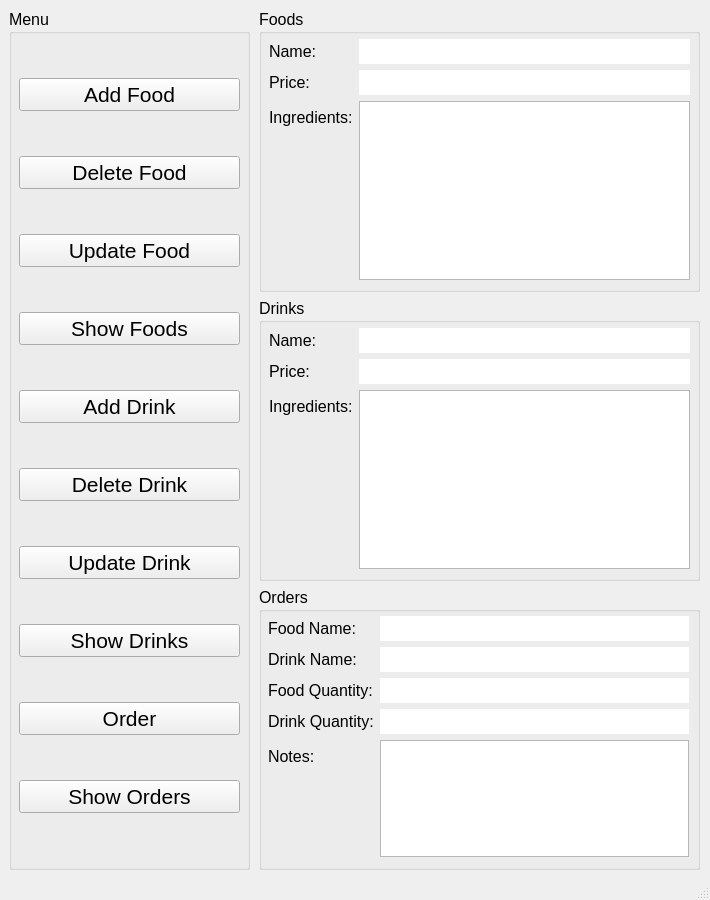
<?xml version="1.0" encoding="UTF-8"?>
<ui version="4.0">
 <class>MainWindow</class>
 <widget class="QMainWindow" name="MainWindow">
  <property name="geometry">
   <rect>
    <x>0</x>
    <y>0</y>
    <width>710</width>
    <height>900</height>
   </rect>
  </property>
  <property name="minimumSize">
   <size>
    <width>710</width>
    <height>900</height>
   </size>
  </property>
  <property name="maximumSize">
   <size>
    <width>710</width>
    <height>900</height>
   </size>
  </property>
  <property name="font">
   <font>
    <pointsize>12</pointsize>
   </font>
  </property>
  <property name="windowTitle">
   <string>WELCOME TO RESTAURANT MANAGEMENT SYSTEM</string>
  </property>
  <widget class="QWidget" name="centralwidget">
   <widget class="QGroupBox" name="groupBox">
    <property name="geometry">
     <rect>
      <x>9</x>
      <y>9</y>
      <width>241</width>
      <height>861</height>
     </rect>
    </property>
    <property name="font">
     <font>
      <pointsize>12</pointsize>
     </font>
    </property>
    <property name="title">
     <string>Menu</string>
    </property>
    <widget class="QWidget" name="layoutWidget">
     <property name="geometry">
      <rect>
       <x>10</x>
       <y>30</y>
       <width>221</width>
       <height>821</height>
      </rect>
     </property>
     <layout class="QVBoxLayout" name="verticalLayout">
      <item>
       <widget class="QPushButton" name="btn_addFood">
        <property name="font">
         <font>
          <pointsize>16</pointsize>
         </font>
        </property>
        <property name="text">
         <string>Add Food</string>
        </property>
       </widget>
      </item>
      <item>
       <widget class="QPushButton" name="btn_deleteFood">
        <property name="font">
         <font>
          <pointsize>16</pointsize>
         </font>
        </property>
        <property name="text">
         <string>Delete Food</string>
        </property>
       </widget>
      </item>
      <item>
       <widget class="QPushButton" name="btn_updateFood">
        <property name="font">
         <font>
          <pointsize>16</pointsize>
         </font>
        </property>
        <property name="text">
         <string>Update Food</string>
        </property>
       </widget>
      </item>
      <item>
       <widget class="QPushButton" name="btn_showFoods">
        <property name="font">
         <font>
          <pointsize>16</pointsize>
         </font>
        </property>
        <property name="text">
         <string>Show Foods</string>
        </property>
       </widget>
      </item>
      <item>
       <widget class="QPushButton" name="btn_addDrink">
        <property name="font">
         <font>
          <pointsize>16</pointsize>
         </font>
        </property>
        <property name="text">
         <string>Add Drink</string>
        </property>
       </widget>
      </item>
      <item>
       <widget class="QPushButton" name="btn_deleteDrink">
        <property name="font">
         <font>
          <pointsize>16</pointsize>
         </font>
        </property>
        <property name="text">
         <string>Delete Drink</string>
        </property>
       </widget>
      </item>
      <item>
       <widget class="QPushButton" name="btn_updateDrink">
        <property name="font">
         <font>
          <pointsize>16</pointsize>
         </font>
        </property>
        <property name="text">
         <string>Update Drink</string>
        </property>
       </widget>
      </item>
      <item>
       <widget class="QPushButton" name="btn_showDrinks">
        <property name="font">
         <font>
          <pointsize>16</pointsize>
         </font>
        </property>
        <property name="text">
         <string>Show Drinks</string>
        </property>
       </widget>
      </item>
      <item>
       <widget class="QPushButton" name="btn_order">
        <property name="font">
         <font>
          <pointsize>16</pointsize>
         </font>
        </property>
        <property name="text">
         <string>Order</string>
        </property>
       </widget>
      </item>
      <item>
       <widget class="QPushButton" name="btn_showOrders">
        <property name="font">
         <font>
          <pointsize>16</pointsize>
         </font>
        </property>
        <property name="text">
         <string>Show Orders</string>
        </property>
       </widget>
      </item>
     </layout>
    </widget>
   </widget>
   <widget class="QWidget" name="verticalLayoutWidget">
    <property name="geometry">
     <rect>
      <x>259</x>
      <y>9</y>
      <width>441</width>
      <height>861</height>
     </rect>
    </property>
    <layout class="QVBoxLayout" name="verticalLayout_2">
     <item>
      <widget class="QGroupBox" name="groupBox_2">
       <property name="sizePolicy">
        <sizepolicy hsizetype="Preferred" vsizetype="Expanding">
         <horstretch>0</horstretch>
         <verstretch>0</verstretch>
        </sizepolicy>
       </property>
       <property name="title">
        <string>Foods</string>
       </property>
       <widget class="QWidget" name="formLayoutWidget">
        <property name="geometry">
         <rect>
          <x>10</x>
          <y>30</y>
          <width>421</width>
          <height>241</height>
         </rect>
        </property>
        <layout class="QFormLayout" name="formLayout">
         <item row="0" column="0">
          <widget class="QLabel" name="label">
           <property name="text">
            <string>Name:</string>
           </property>
          </widget>
         </item>
         <item row="0" column="1">
          <widget class="QLineEdit" name="name_food">
           <property name="frame">
            <bool>false</bool>
           </property>
          </widget>
         </item>
         <item row="1" column="0">
          <widget class="QLabel" name="label_2">
           <property name="text">
            <string>Price:</string>
           </property>
          </widget>
         </item>
         <item row="1" column="1">
          <widget class="QLineEdit" name="price_food">
           <property name="frame">
            <bool>false</bool>
           </property>
          </widget>
         </item>
         <item row="2" column="0">
          <widget class="QLabel" name="label_3">
           <property name="text">
            <string>Ingredients:</string>
           </property>
          </widget>
         </item>
         <item row="2" column="1">
          <widget class="QTextEdit" name="ingredients_food"/>
         </item>
        </layout>
       </widget>
      </widget>
     </item>
     <item>
      <widget class="QGroupBox" name="groupBox_3">
       <property name="sizePolicy">
        <sizepolicy hsizetype="Preferred" vsizetype="Expanding">
         <horstretch>0</horstretch>
         <verstretch>0</verstretch>
        </sizepolicy>
       </property>
       <property name="title">
        <string>Drinks</string>
       </property>
       <widget class="QWidget" name="formLayoutWidget_3">
        <property name="geometry">
         <rect>
          <x>10</x>
          <y>30</y>
          <width>421</width>
          <height>241</height>
         </rect>
        </property>
        <layout class="QFormLayout" name="formLayout_3">
         <item row="0" column="0">
          <widget class="QLabel" name="label_4">
           <property name="text">
            <string>Name:</string>
           </property>
          </widget>
         </item>
         <item row="0" column="1">
          <widget class="QLineEdit" name="name_drink">
           <property name="frame">
            <bool>false</bool>
           </property>
          </widget>
         </item>
         <item row="1" column="0">
          <widget class="QLabel" name="label_5">
           <property name="text">
            <string>Price:</string>
           </property>
          </widget>
         </item>
         <item row="1" column="1">
          <widget class="QLineEdit" name="price_drink">
           <property name="frame">
            <bool>false</bool>
           </property>
          </widget>
         </item>
         <item row="2" column="0">
          <widget class="QLabel" name="label_6">
           <property name="text">
            <string>Ingredients:</string>
           </property>
          </widget>
         </item>
         <item row="2" column="1">
          <widget class="QTextEdit" name="ingredients_drink"/>
         </item>
        </layout>
       </widget>
      </widget>
     </item>
     <item>
      <widget class="QGroupBox" name="groupBox_4">
       <property name="sizePolicy">
        <sizepolicy hsizetype="Preferred" vsizetype="Expanding">
         <horstretch>0</horstretch>
         <verstretch>0</verstretch>
        </sizepolicy>
       </property>
       <property name="title">
        <string>Orders</string>
       </property>
       <widget class="QWidget" name="formLayoutWidget_4">
        <property name="geometry">
         <rect>
          <x>9</x>
          <y>29</y>
          <width>421</width>
          <height>241</height>
         </rect>
        </property>
        <layout class="QFormLayout" name="formLayout_4">
         <item row="0" column="0">
          <widget class="QLabel" name="label_7">
           <property name="text">
            <string>Food Name:</string>
           </property>
          </widget>
         </item>
         <item row="1" column="0">
          <widget class="QLabel" name="label_8">
           <property name="text">
            <string>Drink Name:</string>
           </property>
          </widget>
         </item>
         <item row="2" column="0">
          <widget class="QLabel" name="label_9">
           <property name="text">
            <string>Food Quantity:</string>
           </property>
          </widget>
         </item>
         <item row="0" column="1">
          <widget class="QLineEdit" name="orders_foodId">
           <property name="frame">
            <bool>false</bool>
           </property>
          </widget>
         </item>
         <item row="1" column="1">
          <widget class="QLineEdit" name="orders_drinkId">
           <property name="frame">
            <bool>false</bool>
           </property>
          </widget>
         </item>
         <item row="2" column="1">
          <widget class="QLineEdit" name="orders_foodQuantity">
           <property name="frame">
            <bool>false</bool>
           </property>
          </widget>
         </item>
         <item row="3" column="0">
          <widget class="QLabel" name="label_10">
           <property name="text">
            <string>Drink Quantity:</string>
           </property>
          </widget>
         </item>
         <item row="3" column="1">
          <widget class="QLineEdit" name="orders_drinkQuantity">
           <property name="frame">
            <bool>false</bool>
           </property>
          </widget>
         </item>
         <item row="4" column="0">
          <widget class="QLabel" name="label_11">
           <property name="text">
            <string>Notes:</string>
           </property>
          </widget>
         </item>
         <item row="4" column="1">
          <widget class="QTextEdit" name="orders_notes"/>
         </item>
        </layout>
       </widget>
      </widget>
     </item>
    </layout>
   </widget>
  </widget>
  <widget class="QStatusBar" name="statusbar"/>
 </widget>
 <resources/>
 <connections/>
</ui>
